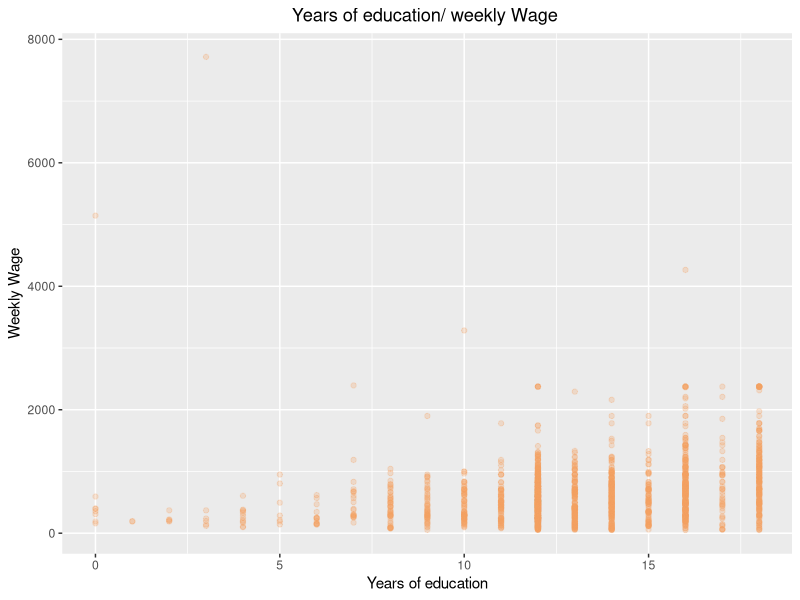
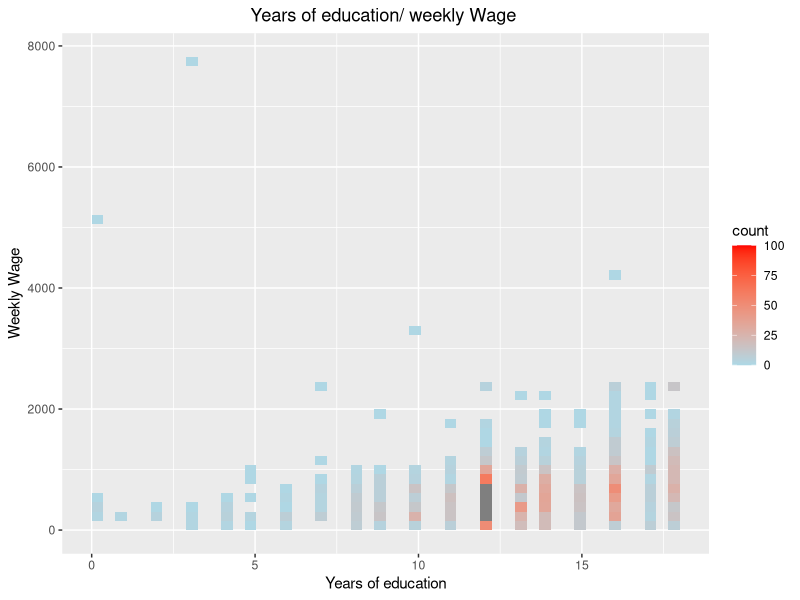
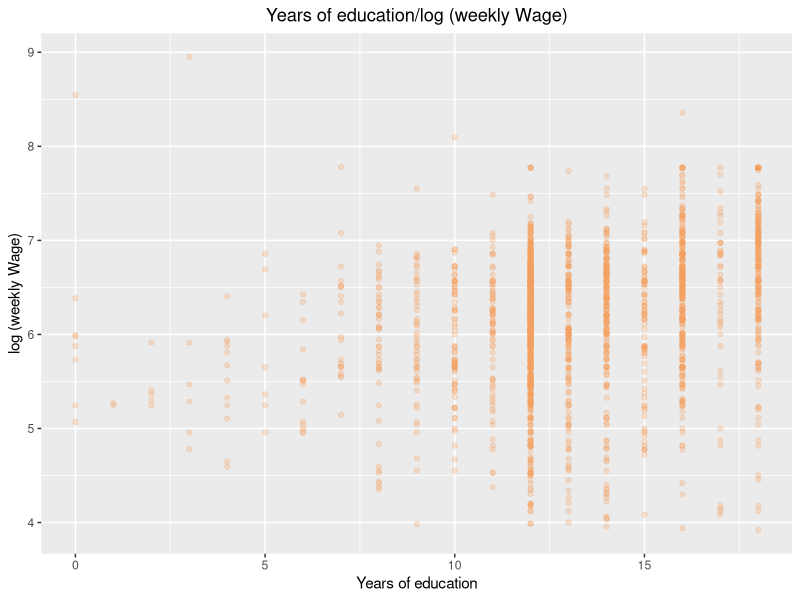
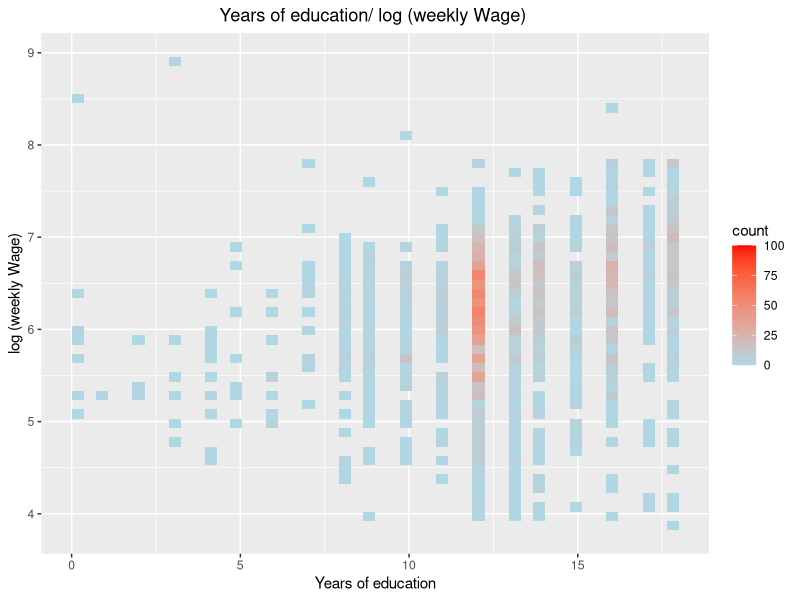
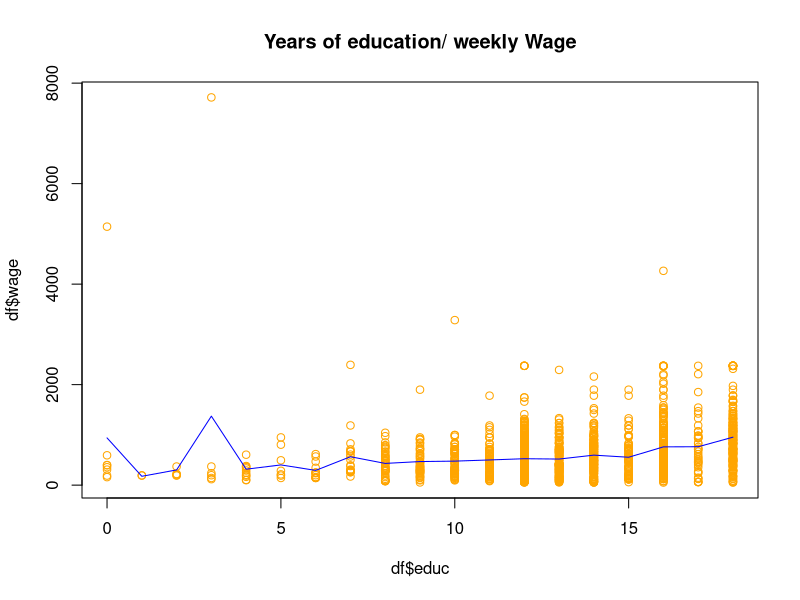
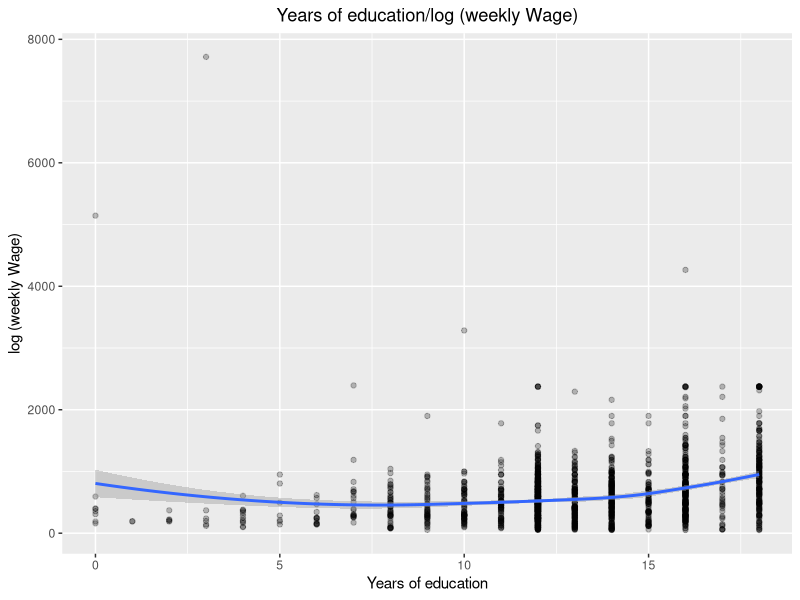
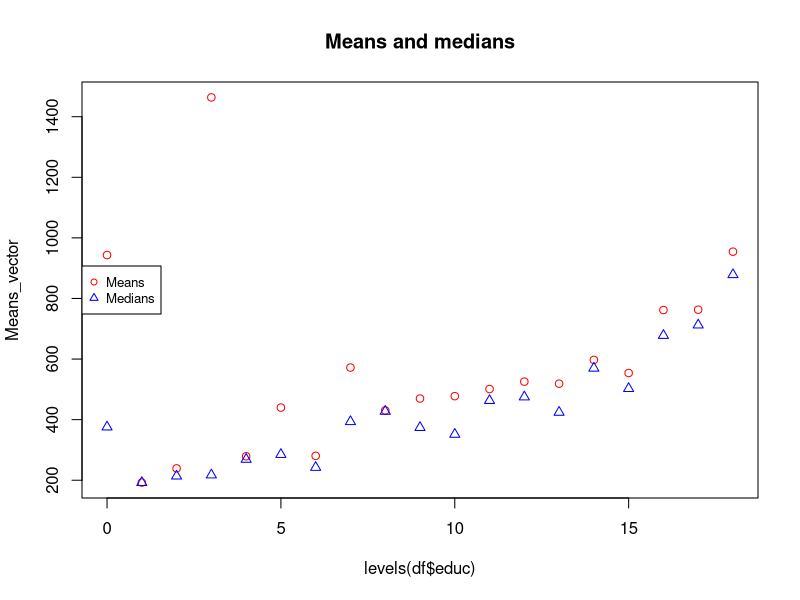
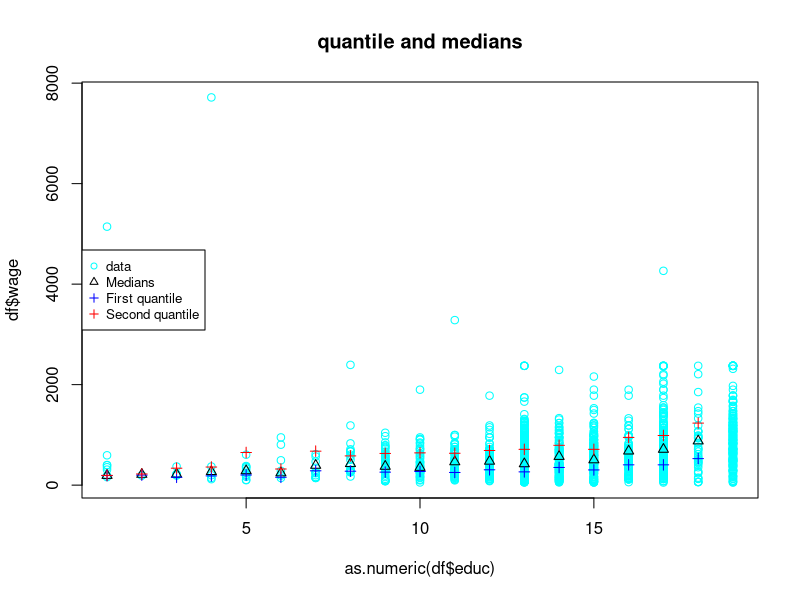

The R script that drew these images, in order:

library(ggplot2)
df <- read.csv(file = 'uswages.csv')

################################################################################
#a)
#using simple dot plot
ggplot(df, aes(x = educ, y = wage))+
  geom_point(alpha = .25,color="#f4a261")+labs(title ="Years of education/ weekly Wage ")+
  xlab("Years of education") + ylab("Weekly Wage")+theme(plot.title = element_text(hjust = 0.5))

#using stat_bin2d plot
ggplot(df, aes(x = educ, y = wage))+
  stat_bin2d(bins = 50) +
  scale_fill_gradient(low = "lightblue", high = "red", limits = c(0, 100))+
  labs(title ="Years of education/ weekly Wage ")+
  xlab("Years of education") + ylab("Weekly Wage")+theme(plot.title = element_text(hjust = 0.5))

#####
#log of responce 

#using simple dot plot
ggplot(df, aes(x = educ, y = log(wage)))+
  geom_point(alpha = .25,color="#f4a261")+labs(title ="Years of education/log (weekly Wage)")+
  xlab("Years of education") + ylab("log (weekly Wage)")+theme(plot.title = element_text(hjust = 0.5))


#using stat_bin2d plot
ggplot(df, aes(x = educ, y = log(wage)))+
  stat_bin2d(bins = 50) +
  scale_fill_gradient(low = "lightblue", high = "red", limits = c(0, 100))+
  labs(title ="Years of education/ log (weekly Wage) ")+
  xlab("Years of education") + ylab("log (weekly Wage)")+theme(plot.title = element_text(hjust = 0.5))

###############################################################################
#b)
our_line<-smooth.spline(x= df$educ, y = df$wage)
plot(df$educ,df$wage,col="orange",main="Years of education/ weekly Wage")
lines(our_line,col="blue")
###############################################################################
#c)

ggplot(df, aes(x=as.numeric(educ),y=wage)) + geom_point(alpha=0.25) + geom_smooth(method="loess") +
  labs(title ="Years of education/log (weekly Wage)")+
  xlab("Years of education") + ylab("log (weekly Wage)")+theme(plot.title = element_text(hjust = 0.5))
###############################################################################
#d)
df$educ<-as.factor(df$educ)
Means_vector<-levels(df$educ)
Median_vector<-levels(df$educ)
for (i in 1:length(Median_vector))
{
  Median_vector[i]<-median(df[df$educ==levels(df$educ)[i],]$wage)
  Means_vector[i]<-mean(df[df$educ==levels(df$educ)[i],]$wage)
}
levels(df$educ)
Means_vector
Median_vector
plot(Means_vector~levels(df$educ),col='red', main="Means and medians",pch=1)
points(Median_vector~levels(df$educ),col='blue',pch=2)
legend(x = 'left',cex=.8,col=c("red","blue"),pch=c(1,2),
       legend = c('Means', 'Medians'))


###############################################################################
#e)
first_qunitel<-levels(df$educ)
second_qunitel<-levels(df$educ)
for (i in 1:length(Median_vector))
{
  first_qunitel[i]<-quantile((df[df$educ==levels(df$educ)[i],]$wage))[2]
 second_qunitel[i]<-quantile((df[df$educ==levels(df$educ)[i],]$wage))[4]
}

plot(as.numeric(df$educ),df$wage,col="cyan", main="quantile and medians",pch=1)
points(Median_vector~levels(df$educ),col='black',pch=2)
points(first_qunitel~levels(df$educ),col='blue',pch=3)
points(second_qunitel~levels(df$educ),col='red',pch=3)
legend(x = 'left',cex=.8,col=c("cyan","black","blue",'red'),pch=c(1,2,3,3),
       legend = c('data','Medians', 'First quantile', 'Second quantile'))


###############################################################################
#f)
ggplot(df, aes(x=as.numeric(educ),y=log(wage))) + geom_point(alpha=0.25) + geom_smooth(method="loess") +
  labs(title ="Years of education/log (weekly Wage)")+
  xlab("Years of education") + ylab("log (weekly Wage)")+theme(plot.title = element_text(hjust = 0.5))

